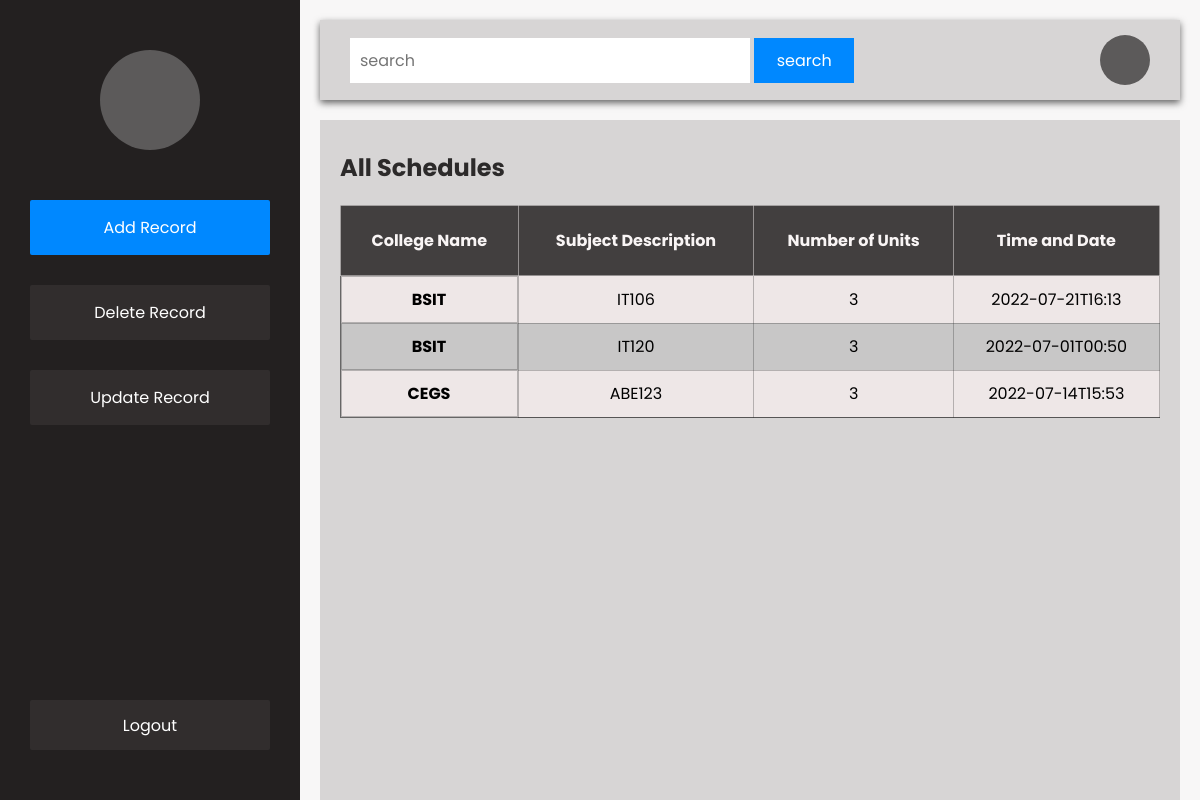
/members/, run on an earlier commit of the app's database.
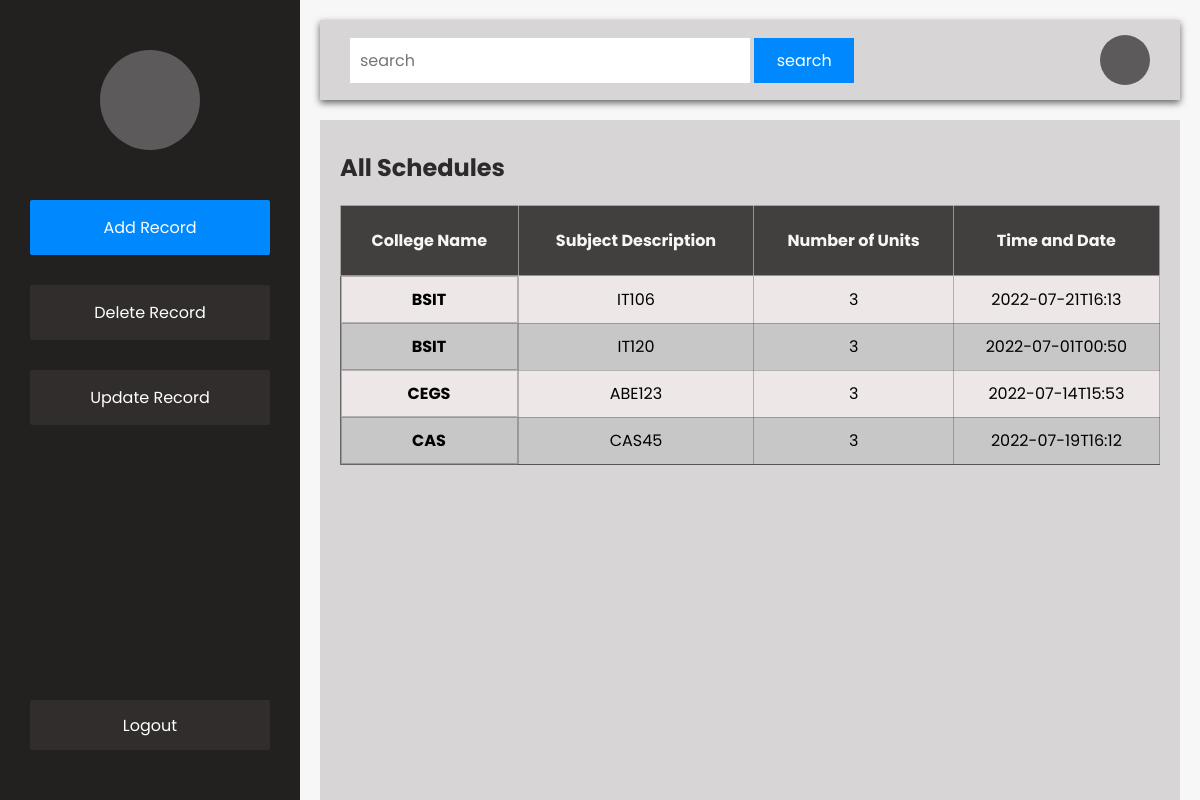
And on a later commit of the database.
### members/models.py (models this page shows)
class college(models.Model):
  collegeName = models.CharField(max_length=200)
  subject = models.CharField(max_length=200)
  numberOfUnits = models.CharField(max_length=200)
  timeAndDate = models.CharField(max_length=200)

### members/views.py (the view)
# urls.py: path('', views.index, name='index'),
def index(request):
  myCollege = college.objects.all().values()
  return render(request, "index.html",{
    "myCollege": myCollege
  })

### members/templates/index.html (shortened to what this page needs)
<!DOCTYPE html>
<html lang="en">
<head>
</head>
<body>
    <main>
    <div  class="sidenav">
        <div class="upper-sidenav">
            <div class="logo"></div>
            <div class="navigation">
                <a href="{% url 'add' %}">Add Record</a>
                <a href="{% url 'deletePage' %}">Delete Record</a>
                <a href="{% url 'updatePage' %}">Update Record</a>
            </div>
        </div>
        <button id="logout">Logout</button>
    </div>
    <div class="content">
        <div class="uppernavigation">
            <form action="">
                <input type="seacrh" placeholder="search">
                <input type="submit" value="search">
            </form>
            <div class="profile">
            </div>
        </div>
        <div class="table-container">
            <h1>All Schedules</h1>
            <table>
                <thead>
                    <tr>
                        <th>College Name</th>
                        <th>Subject Description</th>
                        <th>Number of Units</th>
                        <th>Time and Date</th>
                    </tr>
                </thead>
                <tbody>
                    {% for x in myCollege %}
                        <tr>
                            <td> {{ x.collegeName|upper }}</td>
                            <td>{{ x.subject|upper }}</td>
                            <td>{{ x.numberOfUnits }}</td>
                            <td>{{ x.timeAndDate }}</td>
                        </tr>
                    {% endfor %}
                </tbody>
            </table>
        </div>
    </div>
    </main>
</body>
</html>

What changed in the data, as far as the page shows it:
added college: collegeName "CAS", subject "CAS45", numberOfUnits "3", timeAndDate "2022-07-19T16:12"
